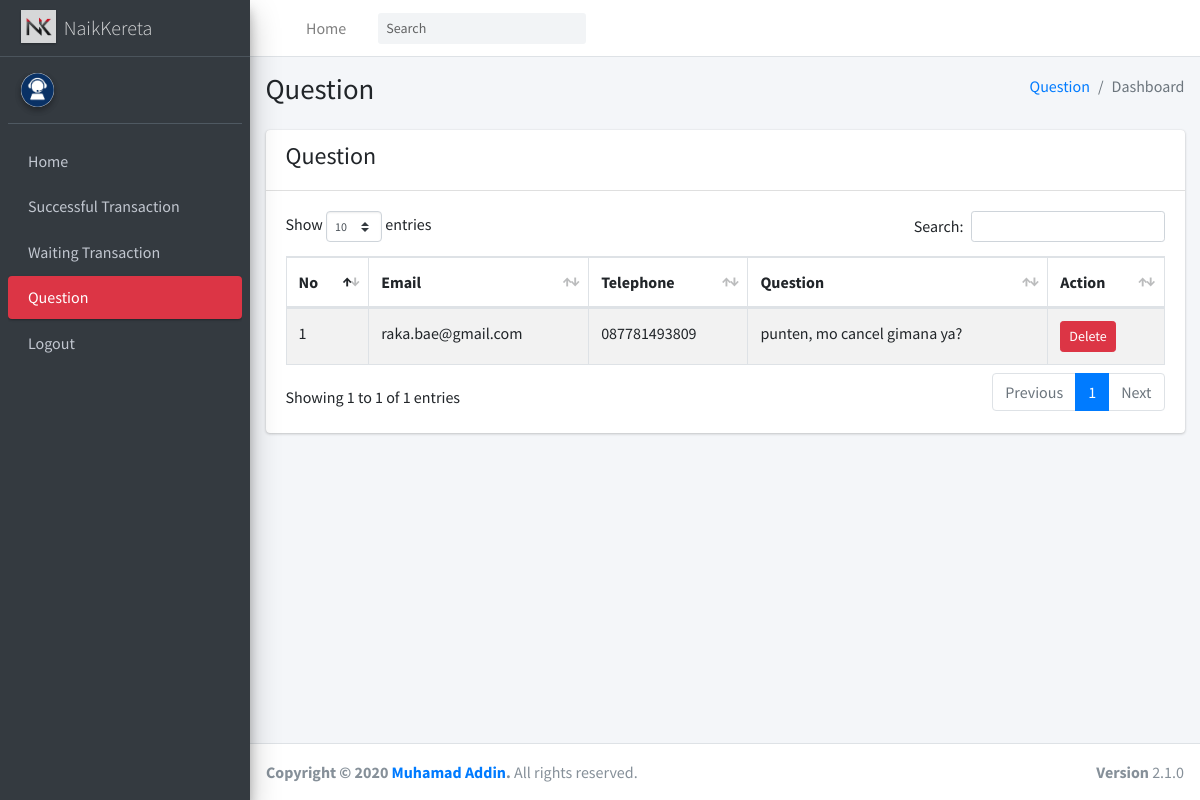
The page /question.php on the database its author committed.
### tables this page shows
CREATE TABLE `pertanyaan` (
  `id` int(11) NOT NULL,
  `email` varchar(100) NOT NULL,
  `noTelepon` varchar(50) NOT NULL,
  `masukan` text NOT NULL
);

### functions.php (called while the page is built, shortened)
<?php
$conn = mysqli_connect("localhost", "root", "", "naikkereta");
function query($query)
{
    global $conn;
    $result = mysqli_query($conn, $query);
    $rows = [];
    while ($row = mysqli_fetch_assoc($result)) {
        $rows[] = $row;
    }
    return $rows;
}

### question.php (the view, shortened to what this page needs)
<?php
require 'functions.php';
$data = query("SELECT * FROM pertanyaan");
?>
<!DOCTYPE html>
<html>
<head>
    <link rel="stylesheet" href="adminLte/css/all.min.css" />
    <link rel="stylesheet" href="https://code.ionicframework.com/ionicons/2.0.1/css/ionicons.min.css" />
    <link rel="stylesheet" href="adminLte/css/dataTables.bootstrap4.min.css" />
    <link rel="stylesheet" href="adminLte/css/responsive.bootstrap4.min.css" />
    <link rel="stylesheet" href="dist/css/adminlte.min.css" />
</head>
<body class="hold-transition sidebar-mini">
    <div class="wrapper">
        <nav class="main-header navbar navbar-expand navbar-white navbar-light">
            <ul class="navbar-nav">
                <li class="nav-item">
                    <a class="nav-link" data-widget="pushmenu" href="#" role="button"></a>
                </li>
                <li class="nav-item d-none d-sm-inline-block">
                    <a href="staff.php" class="nav-link">Home</a>
                </li>
            </ul>
            <form class="form-inline ml-3">
                <div class="input-group input-group-sm">
                    <input class="form-control form-control-navbar" type="search" placeholder="Search"
                        aria-label="Search" />
                    <div class="input-group-append">
                        <button class="btn btn-navbar" type="submit">
                        </button>
                    </div>
                </div>
            </form>
            <ul class="navbar-nav ml-auto">
                <li class="nav-item">
                    <a class="nav-link" data-widget="control-sidebar" data-slide="true" href="#" role="button">
                    </a>
                </li>
            </ul>
        </nav>
        <aside class="main-sidebar sidebar-dark-danger elevation-4">
            <a href="staff.php" class="brand-link">
                <img src="img/Logo1.jpg" alt="AdminLTE Logo" class="brand-image elevation-1" style="opacity: 0.8;" />
                <span class="brand-text font-weight-light">NaikKereta</span>
            </a>
            <div class="sidebar">
                <div class="user-panel mt-3 pb-3 mb-3 d-flex">
                    <div class="image">
                        <img src="img/admin.jpg" class="img-circle elevation-2" alt="User Image" />
                    </div>
                    <div class="info">
                    </div>
                </div>
                <nav class="mt-2">
                    <ul class="nav nav-pills nav-sidebar flex-column" data-widget="treeview" role="menu"
                        data-accordion="false">
                        <li class="nav-item">
                            <a href="staff.php" class="nav-link">
                                <p>
                                    Home
                                </p>
                            </a>
                        </li>
                        <li class="nav-item">
                            <a href="successTransaction.php" class="nav-link">
                                <p>Successful Transaction</p>
                            </a>
                        </li>
                        <li class="nav-item">
                            <a href="waitingTransaction.php" class="nav-link">
                                <p>Waiting Transaction</p>
                            </a>
                        </li>
                        <li class="nav-item">
                            <a href="question.php" class="nav-link active">
                                <p>Question</p>
                            </a>
                        </li>
                        <li class="nav-item">
                            <a href="main.php" class="nav-link">
                                <p>Logout</p>
                            </a>
                        </li>
                    </ul>
                </nav>
            </div>
        </aside>
        <div class="content-wrapper">
            <section class="content-header">
                <div class="container-fluid">
                    <div class="row mb-2">
                        <div class="col-sm-6">
                            <h1>Question</h1>
                        </div>
                        <div class="col-sm-6">
                            <ol class="breadcrumb float-sm-right">
                                <li class="breadcrumb-item"><a href="#">Question</a></li>
                                <li class="breadcrumb-item active">Dashboard</li>
                            </ol>
                        </div>
                    </div>
                </div>
            </section>
            <section class="content">
                <div class="container-fluid">
                    <div class="row">
                        <div class="col-12">
                            <div class="card">
                                <div class="card-header">
                                    <h4>Question</h4>
                                </div>
                                <div class="card-body">
                                    <table id="dataMobil" class="table table-bordered table-striped">
                                        <thead>
                                            <tr>
                                                <th>No</th>
                                                <th>Email</th>
                                                <th>Telephone</th>
                                                <th>Question</th>
                                                <th>Action</th>
                                            </tr>
                                        </thead>
                                        <tbody>
                                            <?php $i = 1; ?>
                                            <?php foreach ($data as $row) : ?>
                                            <tr>
                                                <td><?= $i; ?></td>
                                                <td><?= $row["email"]; ?></td>
                                                <td><?= $row["noTelepon"]; ?></td>
                                                <td><?= $row["masukan"]; ?></td>
                                                <td>
                                                    <a href="hapuspertanyaan.php?id=<?php echo $row["id"] ?>"
                                                        class="btn btn-danger btn-sm"
                                                        onclick=" return confirm('yakin?')">Delete</a>
                                                </td>
                                            </tr>
                                            <?php $i++; ?>
                                            <?php endforeach; ?>
                                        </tbody>
                                    </table>
                                </div>
                            </div>
                        </div>
                    </div>
                </div>
            </section>
        </div>
        <footer class="main-footer">
            <div class="float-right d-none d-sm-block"><b>Version</b> 2.1.0</div>
            <strong>Copyright &copy; 2020
                <a href="https://github.com/Addin2nd" target="blank">Muhamad Addin</a>.</strong>
            All rights reserved.
        </footer>
    </div>
</body>
</html>

### rows shown on the page
pertanyaan: email "raka.bae@gmail.com", noTelepon "087781493809", masukan "punten, mo cancel gimana ya?"
